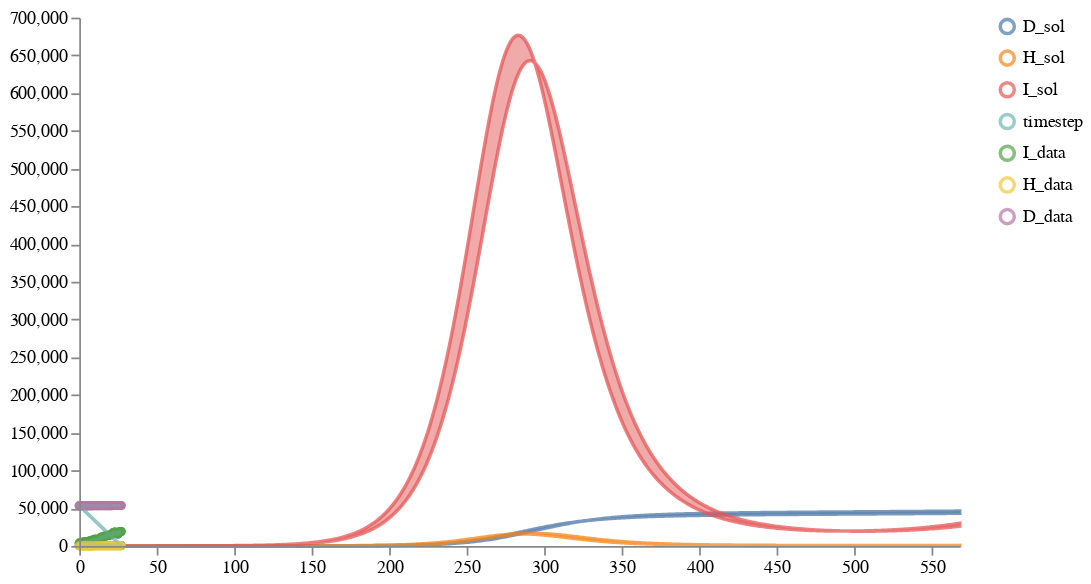

The code cell stored with this chart in its notebook:
### Markdown cell above
## Load, calibrate and sample an ensemble of one model

### Code cell
num_samples = 2
model_paths = [model1_location]
data_path = "../../notebook/ensemble_eval_sa/NY_data2.csv"
weights = [1]
solution_mappings = [{"I": "I", "H": "H", "D": "D"}] # "column name in data": "observable or state variable in model"

# Run the calibration and sampling
result = load_and_calibrate_and_sample_ensemble_model(
    model_paths,
    data_path,
    weights,
    solution_mappings,
    num_samples,
    timepoints,
    verbose=True,
    total_population=19340000,
    num_iterations=100,
    time_unit="days",
    visual_options={"title": "Calibrated Ensemble", "subset":".*_sol"}
)

# # Save results
# result["data"].to_csv(
#     os.path.join(DEMO_PATH, "results_petri_ensemble/calibrated_sample_results.csv"), index=False
# )
# result["quantiles"].to_csv(
#     os.path.join(DEMO_PATH, "results_petri_ensemble/calibrated_quantile_results.csv"), index=False
# )

# Plot results
schema = plots.trajectories(pd.DataFrame(result["data"]), subset=".*_sol",
                            points=test_data.reset_index(drop=True).rename(columns={"I":"I_data", "H":"H_data", "D":"D_data"}),
                           )
schema = plots.pad(schema, 5)
plots.ipy_display(schema)

### Figure 1 — Vega specification as saved in the notebook (floating-point values rounded to 4 significant figures; data arrays with more than 128 entries replaced by an {"elided": "..."} marker saying what was removed)
{"$schema": "https://vega.github.io/schema/vega/v5.json", "axes": [{"name": "x_axis", "orient": "bottom", "scale": "xscale", "zindex": 100}, {"name": "y_axis", "orient": "left", "scale": "yscale", "zindex": 100}], "data": [{"name": "distributions", "values": {"elided": "1707 records"}}, {"name": "traces", "transform": [{"expr": "isValid(datum.value)", "type": "filter"}], "values": []}, {"name": "points", "values": [{"sample_id": 0, "timepoint": 0, "trajectory": "timestep", "value": 541}, {"sample_id": 0, "timepoint": 1, "trajectory": "timestep", "value": 542}, {"sample_id": 0, "timepoint": 2, "trajectory": "timestep", "value": 543}, {"sample_id": 0, "timepoint": 3, "trajectory": "timestep", "value": 544}, {"sample_id": 0, "timepoint": 4, "trajectory": "timestep", "value": 545}, {"sample_id": 0, "timepoint": 5, "trajectory": "timestep", "value": 546}, {"sample_id": 0, "timepoint": 6, "trajectory": "timestep", "value": 547}, {"sample_id": 0, "timepoint": 7, "trajectory": "timestep", "value": 548}, {"sample_id": 0, "timepoint": 8, "trajectory": "timestep", "value": 549}, {"sample_id": 0, "timepoint": 9, "trajectory": "timestep", "value": 550}, {"sample_id": 0, "timepoint": 10, "trajectory": "timestep", "value": 551}, {"sample_id": 0, "timepoint": 11, "trajectory": "timestep", "value": 552}, {"sample_id": 0, "timepoint": 12, "trajectory": "timestep", "value": 553}, {"sample_id": 0, "timepoint": 13, "trajectory": "timestep", "value": 554}, {"sample_id": 0, "timepoint": 14, "trajectory": "timestep", "value": 555}, {"sample_id": 0, "timepoint": 15, "trajectory": "timestep", "value": 556}, {"sample_id": 0, "timepoint": 16, "trajectory": "timestep", "value": 557}, {"sample_id": 0, "timepoint": 17, "trajectory": "timestep", "value": 558}, {"sample_id": 0, "timepoint": 18, "trajectory": "timestep", "value": 559}, {"sample_id": 0, "timepoint": 19, "trajectory": "timestep", "value": 560}, {"sample_id": 0, "timepoint": 20, "trajectory": "timestep", "value": 561}, {"sample_id": 0, "timepoint": 21, "trajectory": "timestep", "value": 562}, {"sample_id": 0, "timepoint": 22, "trajectory": "timestep", "value": 563}, {"sample_id": 0, "timepoint": 23, "trajectory": "timestep", "value": 564}, {"sample_id": 0, "timepoint": 24, "trajectory": "timestep", "value": 565}, {"sample_id": 0, "timepoint": 25, "trajectory": "timestep", "value": 566}, {"sample_id": 0, "timepoint": 26, "trajectory": "timestep", "value": 567}, {"sample_id": 0, "timepoint": 27, "trajectory": "timestep", "value": 568}, {"sample_id": 0, "timepoint": 0, "trajectory": "I_data", "value": 3678}, {"sample_id": 0, "timepoint": 1, "trajectory": "I_data", "value": 4414}, {"sample_id": 0, "timepoint": 2, "trajectory": "I_data", "value": 4917}, {"sample_id": 0, "timepoint": 3, "trajectory": "I_data", "value": 5090}, {"sample_id": 0, "timepoint": 4, "trajectory": "I_data", "value": 5256}, {"sample_id": 0, "timepoint": 5, "trajectory": "I_data", "value": 5730}, {"sample_id": 0, "timepoint": 6, "trajectory": "I_data", "value": 5999}, {"sample_id": 0, "timepoint": 7, "trajectory": "I_data", "value": 6586}, {"sample_id": 0, "timepoint": 8, "trajectory": "I_data", "value": 7568}, {"sample_id": 0, "timepoint": 9, "trajectory": "I_data", "value": 7323}, {"sample_id": 0, "timepoint": 10, "trajectory": "I_data", "value": 8742}, {"sample_id": 0, "timepoint": 11, "trajectory": "I_data", "value": 8721}, {"sample_id": 0, "timepoint": 12, "trajectory": "I_data", "value": 8864}, {"sample_id": 0, "timepoint": 13, "trajectory": "I_data", "value": 9581}, {"sample_id": 0, "timepoint": 14, "trajectory": "I_data", "value": 11286}, {"sample_id": 0, "timepoint": 15, "trajectory": "I_data", "value": 11748}, {"sample_id": 0, "timepoint": 16, "trajectory": "I_data", "value": 12707}, {"sample_id": 0, "timepoint": 17, "trajectory": "I_data", "value": 13226}, {"sample_id": 0, "timepoint": 18, "trajectory": "I_data", "value": 13642}, {"sample_id": 0, "timepoint": 19, "trajectory": "I_data", "value": 13990}, {"sample_id": 0, "timepoint": 20, "trajectory": "I_data", "value": 14454}, {"sample_id": 0, "timepoint": 21, "trajectory": "I_data", "value": 15621}, {"sample_id": 0, "timepoint": 22, "trajectory": "I_data", "value": 17715}, {"sample_id": 0, "timepoint": 23, "trajectory": "I_data", "value": 18270}, {"sample_id": 0, "timepoint": 24, "trajectory": "I_data", "value": 17412}, {"sample_id": 0, "timepoint": 25, "trajectory": "I_data", "value": 15849}, {"sample_id": 0, "timepoint": 26, "trajectory": "I_data", "value": 18751}, {"sample_id": 0, "timepoint": 27, "trajectory": "I_data", "value": 19141}, {"sample_id": 0, "timepoint": 0, "trajectory": "H_data", "value": 64}, {"sample_id": 0, "timepoint": 1, "trajectory": "H_data", "value": 71}, {"sample_id": 0, "timepoint": 2, "trajectory": "H_data", "value": 71}, {"sample_id": 0, "timepoint": 3, "trajectory": "H_data", "value": 93}, {"sample_id": 0, "timepoint": 4, "trajectory": "H_data", "value": 99}, {"sample_id": 0, "timepoint": 5, "trajectory": "H_data", "value": 113}, {"sample_id": 0, "timepoint": 6, "trajectory": "H_data", "value": 77}, {"sample_id": 0, "timepoint": 7, "trajectory": "H_data", "value": 98}, {"sample_id": 0, "timepoint": 8, "trajectory": "H_data", "value": 85}, {"sample_id": 0, "timepoint": 9, "trajectory": "H_data", "value": 95}, {"sample_id": 0, "timepoint": 10, "trajectory": "H_data", "value": 108}, {"sample_id": 0, "timepoint": 11, "trajectory": "H_data", "value": 121}, {"sample_id": 0, "timepoint": 12, "trajectory": "H_data", "value": 134}, {"sample_id": 0, "timepoint": 13, "trajectory": "H_data", "value": 132}, {"sample_id": 0, "timepoint": 14, "trajectory": "H_data", "value": 136}, {"sample_id": 0, "timepoint": 15, "trajectory": "H_data", "value": 123}, {"sample_id": 0, "timepoint": 16, "trajectory": "H_data", "value": 138}, {"sample_id": 0, "timepoint": 17, "trajectory": "H_data", "value": 161}, {"sample_id": 0, "timepoint": 18, "trajectory": "H_data", "value": 210}, {"sample_id": 0, "timepoint": 19, "trajectory": "H_data", "value": 210}, {"sample_id": 0, "timepoint": 20, "trajectory": "H_data", "value": 201}, {"sample_id": 0, "timepoint": 21, "trajectory": "H_data", "value": 244}, {"sample_id": 0, "timepoint": 22, "trajectory": "H_data", "value": 189}, {"sample_id": 0, "timepoint": 23, "trajectory": "H_data", "value": 242}, {"sample_id": 0, "timepoint": 24, "trajectory": "H_data", "value": 227}, {"sample_id": 0, "timepoint": 25, "trajectory": "H_data", "value": 285}, {"sample_id": 0, "timepoint": 26, "trajectory": "H_data", "value": 301}, {"sample_id": 0, "timepoint": 27, "trajectory": "H_data", "value": 316}, {"sample_id": 0, "timepoint": 0, "trajectory": "D_data", "value": 53288}, {"sample_id": 0, "timepoint": 1, "trajectory": "D_data", "value": 53296}, {"sample_id": 0, "timepoint": 2, "trajectory": "D_data", "value": 53304}, {"sample_id": 0, "timepoint": 3, "trajectory": "D_data", "value": 53308}, {"sample_id": 0, "timepoint": 4, "trajectory": "D_data", "value": 53312}, {"sample_id": 0, "timepoint": 5, "trajectory": "D_data", "value": 53318}, {"sample_id": 0, "timepoint": 6, "trajectory": "D_data", "value": 53325}, {"sample_id": 0, "timepoint": 7, "trajectory": "D_data", "value": 53328}, {"sample_id": 0, "timepoint": 8, "trajectory": "D_data", "value": 53330}, {"sample_id": 0, "timepoint": 9, "trajectory": "D_data", "value": 53339}, {"sample_id": 0, "timepoint": 10, "trajectory": "D_data", "value": 53345}, {"sample_id": 0, "timepoint": 11, "trajectory": "D_data", "value": 53347}, {"sample_id": 0, "timepoint": 12, "trajectory": "D_data", "value": 53357}, {"sample_id": 0, "timepoint": 13, "trajectory": "D_data", "value": 53361}, {"sample_id": 0, "timepoint": 14, "trajectory": "D_data", "value": 53368}, {"sample_id": 0, "timepoint": 15, "trajectory": "D_data", "value": 53378}, {"sample_id": 0, "timepoint": 16, "trajectory": "D_data", "value": 53385}, {"sample_id": 0, "timepoint": 17, "trajectory": "D_data", "value": 53392}, {"sample_id": 0, "timepoint": 18, "trajectory": "D_data", "value": 53402}, {"sample_id": 0, "timepoint": 19, "trajectory": "D_data", "value": 53405}, {"sample_id": 0, "timepoint": 20, "trajectory": "D_data", "value": 53420}, {"sample_id": 0, "timepoint": 21, "trajectory": "D_data", "value": 53428}, {"sample_id": 0, "timepoint": 22, "trajectory": "D_data", "value": 53459}, {"sample_id": 0, "timepoint": 23, "trajectory": "D_data", "value": 53472}, {"sample_id": 0, "timepoint": 24, "trajectory": "D_data", "value": 53478}, {"sample_id": 0, "timepoint": 25, "trajectory": "D_data", "value": 53488}, {"sample_id": 0, "timepoint": 26, "trajectory": "D_data", "value": 53522}, {"sample_id": 0, "timepoint": 27, "trajectory": "D_data", "value": 53548}]}, {"name": "markers", "values": []}, {"name": "selected", "on": [{"remove": true, "trigger": "clear"}, {"remove": true, "trigger": "!shift"}, {"insert": "clicked", "trigger": "!shift && clicked"}, {"toggle": "clicked", "trigger": "shift && clicked"}]}], "height": 300, "legends": [{"encode": {"labels": {"interactive": true, "name": "legendLabel", "update": {"opacity": [{"test": "!length(data('selected')) || indata('selected', 'value', datum.value)", "value": 1}, {"value": 0.25}]}}, "symbols": {"interactive": true, "name": "legendSymbol", "update": {"fill": {"value": "transparent"}, "opacity": [{"test": "!length(data('selected')) || indata('selected', 'value', datum.value)", "value": 0.7}, {"value": 0.15}], "size": {"value": 64}, "strokeWidth": {"value": 2}}}}, "name": "color_legend", "stroke": "color"}], "marks": [{"from": {"facet": {"data": "points", "groupby": "trajectory", "name": "points_split"}}, "marks": [{"encode": {"hover": {"fillOpacity": {"value": 0.9}}, "update": {"fill": {"field": "trajectory", "scale": "color"}, "fillOpacity": [{"test": "!length(data('selected')) || indata('selected', 'value', datum.trajectory)", "value": 0.5}, {"value": 0.15}], "size": {"value": 10}, "stroke": {"field": "trajectory", "scale": "color"}, "strokeOpacity": [{"test": "!length(data('selected')) || indata('selected', 'value', datum.trajectory)", "value": 0.75}, {"value": 0.15}], "strokeWidth": {"value": 2}, "tooltip": {"field": "value"}, "x": {"field": "timepoint", "scale": "xscale"}, "y": {"field": "value", "scale": "yscale"}}}, "from": {"data": "points"}, "name": "_points_symbol", "type": "symbol", "zindex": 3}, {"encode": {"hover": {"fillOpacity": {"value": 0.9}}, "update": {"interpolate": {"value": "linear"}, "stroke": {"field": "trajectory", "scale": "color"}, "strokeOpacity": [{"test": "!length(data('selected')) || indata('selected', 'value', datum.trajectory)", "value": 0.3}, {"value": 0.1}], "strokeWidth": {"value": 2}, "x": {"field": "timepoint", "scale": "xscale"}, "y": {"field": "value", "scale": "yscale"}}}, "from": {"data": "points"}, "name": "_points_line", "type": "line", "zindex": 3}], "name": "_points", "type": "group", "zindex": 3}, {"from": {"facet": {"data": "traces", "groupby": "trajectory", "name": "traces_split"}}, "marks": [{"encode": {"hover": {"fillOpacity": {"value": 0.9}}, "update": {"interpolate": {"value": "linear"}, "stroke": {"field": "trajectory", "scale": "color"}, "strokeOpacity": [{"test": "!length(data('selected')) || indata('selected', 'value', datum.trajectory)", "value": 0.75}, {"value": 0.15}], "strokeWidth": {"value": 2}, "x": {"field": "timepoint", "scale": "xscale"}, "y": {"field": "value", "scale": "yscale"}}}, "from": {"data": "traces_split"}, "name": "_traces_lines", "type": "line"}], "name": "_traces", "type": "group", "zindex": 2}, {"from": {"facet": {"data": "distributions", "groupby": "trajectory", "name": "trajectory_split"}}, "marks": [{"encode": {"hover": {"fillOpacity": {"value": 0.9}}, "update": {"fill": {"field": "trajectory", "scale": "color"}, "fillOpacity": [{"test": "!length(data('selected')) || indata('selected', 'value', datum.trajectory)", "value": 0.5}, {"value": 0.15}], "interpolate": {"value": "linear"}, "stroke": {"field": "trajectory", "scale": "color"}, "strokeOpacity": [{"test": "!length(data('selected')) || indata('selected', 'value', datum.trajectory)", "value": 0.75}, {"value": 0.15}], "strokeWidth": {"value": 2}, "x": {"field": "timepoint", "scale": "xscale"}, "y": {"field": "upper", "scale": "yscale"}, "y2": {"field": "lower", "scale": "yscale"}}}, "from": {"data": "trajectory_split"}, "type": "area"}], "name": "_distributions", "type": "group", "zindex": 1}, {"marks": [{"encode": {"enter": {"stroke": {"value": "lightgray"}}, "update": {"opacity": {"value": 1}, "x": {"field": "timepoint", "scale": "xscale"}, "y": {"signal": "height"}, "y2": {"value": 0}}}, "from": {"data": "markers"}, "name": "_marker text", "type": "rule"}, {"encode": {"enter": {"fontSize": {"value": 8}, "text": {"field": "datum.label"}, "y": {"value": 0}}}, "from": {"data": "_marker text"}, "name": "_marker flags", "transform": [{"as": ["x", "_y", "opacity", "align", "baseline"], "lineAnchor": "start", "offset": [1], "size": {"signal": "[width, height]"}, "type": "label"}], "type": "text"}], "name": "_markers", "type": "group"}], "padding": 5, "scales": [{"domain": {"fields": [{"data": "distributions", "field": "timepoint"}, {"data": "traces", "field": "timepoint"}, {"data": "points", "field": "timepoint"}, {"data": "markers", "field": "timepoint"}]}, "name": "xscale", "range": "width", "type": "linear", "zero": false}, {"domain": {"fields": [{"data": "distributions", "field": "lower"}, {"data": "distributions", "field": "upper"}, {"data": "traces", "field": "value"}, {"data": "points", "field": "value"}]}, "name": "yscale", "nice": true, "range": "height", "type": "linear", "zero": true}, {"domain": {"fields": [{"data": "distributions", "field": "trajectory"}, {"data": "traces", "field": "trajectory"}, {"data": "points", "field": "trajectory"}]}, "name": "color", "range": "category", "type": "ordinal"}], "signals": [{"name": "clear", "on": [{"events": "mouseup[!event.item]", "force": true, "update": "true"}], "value": true}, {"name": "shift", "on": [{"events": "@legendSymbol:click, @legendLabel:click", "force": true, "update": "event.shiftKey"}], "value": false}, {"name": "clicked", "on": [{"events": "@legendSymbol:click, @legendLabel:click", "force": true, "update": "{value: datum.value}"}], "value": null}], "width": 500}
